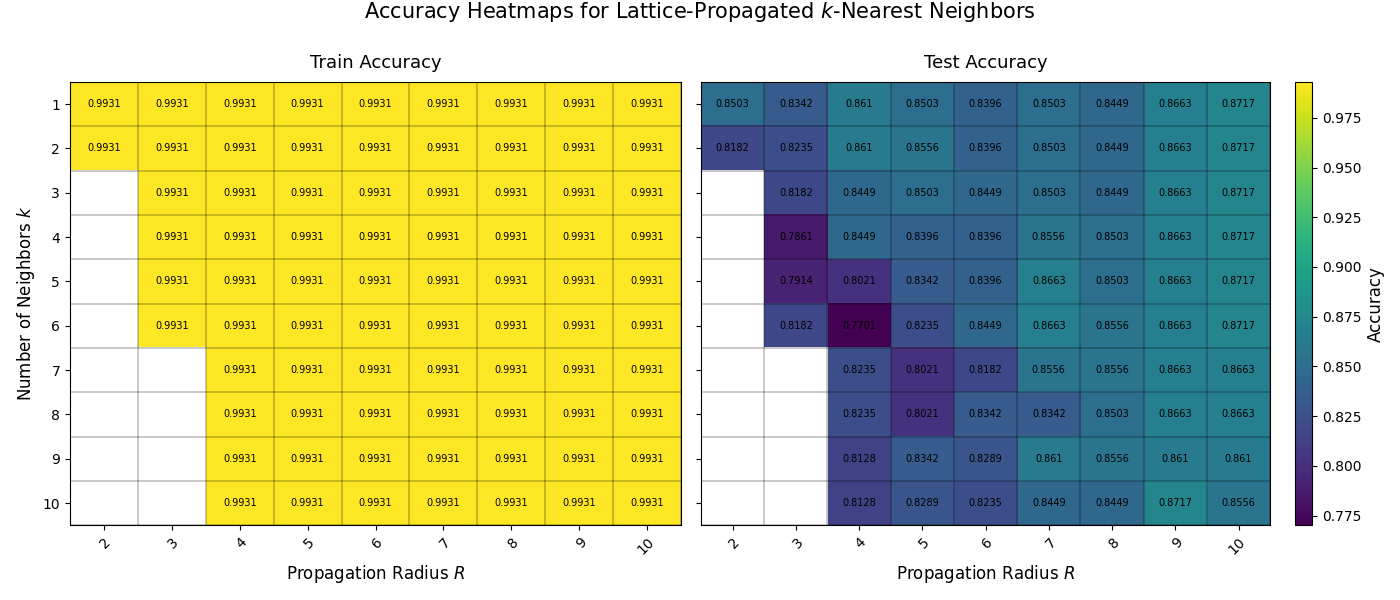

The Python source for this figure:
import pandas as pd
import matplotlib.pyplot as plt
import numpy as np
from mpl_toolkits.axes_grid1 import make_axes_locatable

filename = "results"
df = pd.read_csv(f"{filename}.csv")

pivot_train = df.pivot(index="k", columns="R", values="train_accuracy")
pivot_test = df.pivot(index="k", columns="R", values="test_accuracy")

vmin = min(pivot_train.min().min(), pivot_test.min().min())
vmax = max(pivot_train.max().max(), pivot_test.max().max())

fig, axes = plt.subplots(1, 2, figsize=(14, 6), sharey=True)

for ax, pivot, title in zip(
    axes,
    [pivot_train, pivot_test],
    ["Train Accuracy", "Test Accuracy"],
):
    im = ax.imshow(pivot.values, aspect="auto", vmin=vmin, vmax=vmax)

    ax.set_xlabel("Propagation Radius $R$", fontsize=12)
    ax.set_title(title, fontsize=13, pad=10)

    ax.set_xticks(np.arange(len(pivot.columns)))
    ax.set_yticks(np.arange(len(pivot.index)))
    ax.set_xticklabels(pivot.columns)
    ax.set_yticklabels(pivot.index)

    plt.setp(ax.get_xticklabels(), rotation=45, ha="right", rotation_mode="anchor")

    ax.set_xticks(np.arange(-0.5, len(pivot.columns), 1), minor=True)
    ax.set_yticks(np.arange(-0.5, len(pivot.index), 1), minor=True)
    ax.grid(which="minor", color="black", linestyle="-", linewidth=0.3)
    ax.tick_params(which="minor", bottom=False, left=False)

    for i in range(pivot.shape[0]):
        for j in range(pivot.shape[1]):
            val = pivot.values[i, j]
            if not np.isnan(val):
                ax.text(
                    j,
                    i,
                    f"{val:.4g}",
                    ha="center",
                    va="center",
                    fontsize=7,
                    color="black",
                )

axes[0].set_ylabel("Number of Neighbors $k$", fontsize=12)

divider = make_axes_locatable(axes[1])
cax = divider.append_axes("right", size="3%", pad=0.25)

cbar = fig.colorbar(im, cax=cax)
cbar.set_label("Accuracy", fontsize=12)

fig.suptitle(
    "Accuracy Heatmaps for Lattice-Propagated $k$-Nearest Neighbors",
    fontsize=15,
    y=1,
)

plt.tight_layout()
plt.savefig(f"{filename}_train_test.png", dpi=300, bbox_inches="tight")
plt.savefig("accuracy_grid.png")
